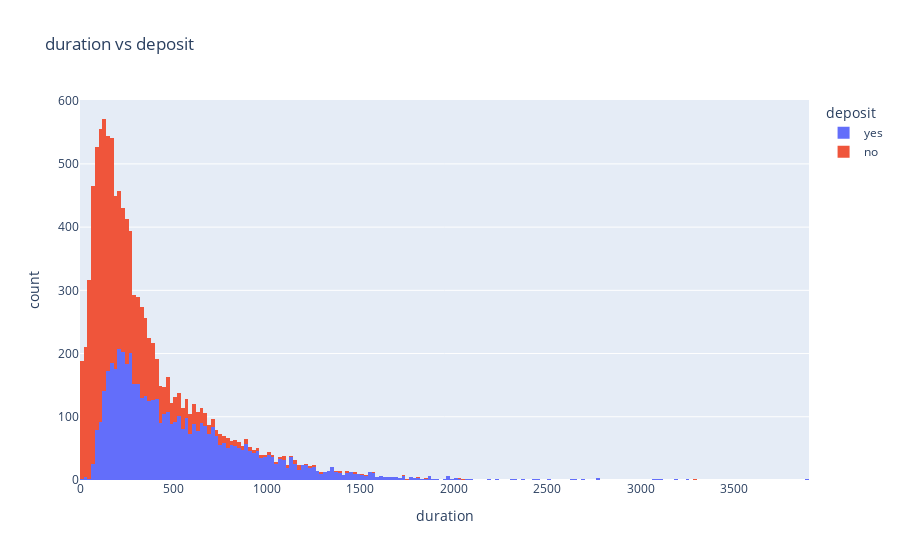

The notebook cell saved with this chart:
### Code cell
px.histogram(raw_data, x = 'duration', title = 'duration vs deposit', color = 'deposit')

### Figure 1 — Plotly figure (JSON) as saved in the notebook; plotly's stock layout.template omitted (floating-point values rounded to 4 significant figures; data arrays with more than 128 entries replaced by an {"elided": "..."} marker saying what was removed)
{"data": [{"alignmentgroup": "True", "bingroup": "x", "hovertemplate": "deposit=yes<br>duration=%{x}<br>count=%{y}<extra></extra>", "legendgroup": "yes", "marker": {"color": "#636efa", "pattern": {"shape": ""}}, "name": "yes", "offsetgroup": "yes", "orientation": "v", "showlegend": true, "type": "histogram", "x": {"elided": "5289 int values"}, "xaxis": "x", "yaxis": "y"}, {"alignmentgroup": "True", "bingroup": "x", "hovertemplate": "deposit=no<br>duration=%{x}<br>count=%{y}<extra></extra>", "legendgroup": "no", "marker": {"color": "#EF553B", "pattern": {"shape": ""}}, "name": "no", "offsetgroup": "no", "orientation": "v", "showlegend": true, "type": "histogram", "x": {"elided": "5873 int values"}, "xaxis": "x", "yaxis": "y"}], "layout": {"barmode": "relative", "legend": {"title": {"text": "deposit"}, "tracegroupgap": 0}, "title": {"text": "duration vs deposit"}, "xaxis": {"anchor": "y", "domain": [0, 1], "title": {"text": "duration"}}, "yaxis": {"anchor": "x", "domain": [0, 1], "title": {"text": "count"}}}}
